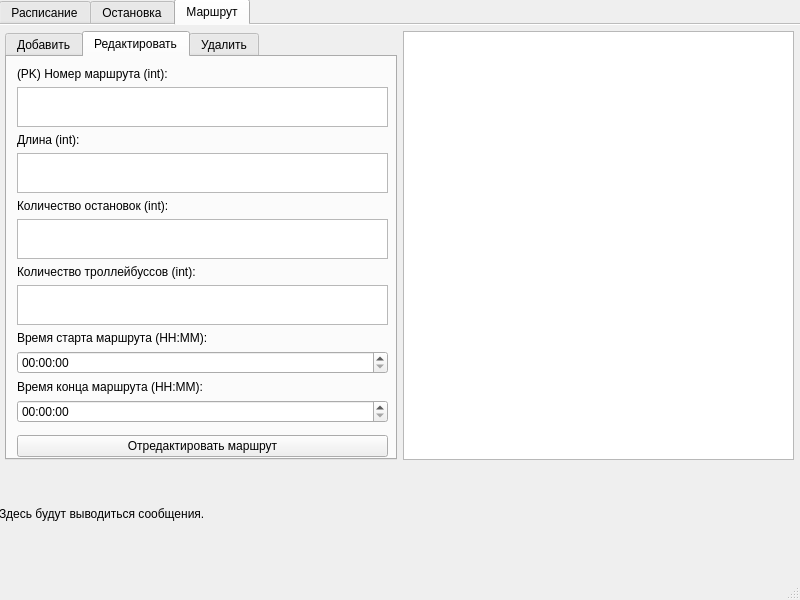
<?xml version="1.0" encoding="UTF-8"?>
<ui version="4.0">
 <class>MainWindow</class>
 <widget class="QMainWindow" name="MainWindow">
  <property name="windowModality">
   <enum>Qt::WindowModality::NonModal</enum>
  </property>
  <property name="geometry">
   <rect>
    <x>0</x>
    <y>0</y>
    <width>800</width>
    <height>600</height>
   </rect>
  </property>
  <property name="sizePolicy">
   <sizepolicy hsizetype="Fixed" vsizetype="Fixed">
    <horstretch>0</horstretch>
    <verstretch>0</verstretch>
   </sizepolicy>
  </property>
  <property name="minimumSize">
   <size>
    <width>800</width>
    <height>600</height>
   </size>
  </property>
  <property name="maximumSize">
   <size>
    <width>800</width>
    <height>600</height>
   </size>
  </property>
  <property name="windowTitle">
   <string>База данных троллейбусного депо</string>
  </property>
  <widget class="QWidget" name="centralwidget">
   <widget class="QWidget" name="verticalLayoutWidget">
    <property name="geometry">
     <rect>
      <x>-1</x>
      <y>-1</y>
      <width>801</width>
      <height>561</height>
     </rect>
    </property>
    <layout class="QVBoxLayout" name="verticalLayout" stretch="10,2">
     <item>
      <widget class="QTabWidget" name="DatabaseTab">
       <property name="currentIndex">
        <number>2</number>
       </property>
       <property name="iconSize">
        <size>
         <width>16</width>
         <height>16</height>
        </size>
       </property>
       <property name="documentMode">
        <bool>true</bool>
       </property>
       <widget class="QWidget" name="ArrivalTime">
        <attribute name="icon">
         <iconset>
          <normaloff>static/img/clock.png</normaloff>static/img/clock.png</iconset>
        </attribute>
        <attribute name="title">
         <string>Расписание</string>
        </attribute>
        <widget class="QWidget" name="horizontalWidget" native="true">
         <property name="geometry">
          <rect>
           <x>0</x>
           <y>0</y>
           <width>801</width>
           <height>441</height>
          </rect>
         </property>
         <layout class="QHBoxLayout" name="horizontalLayout" stretch="0,0">
          <property name="leftMargin">
           <number>6</number>
          </property>
          <property name="topMargin">
           <number>6</number>
          </property>
          <property name="rightMargin">
           <number>6</number>
          </property>
          <property name="bottomMargin">
           <number>6</number>
          </property>
          <item>
           <widget class="QTabWidget" name="ActionsArrival">
            <property name="currentIndex">
             <number>0</number>
            </property>
            <widget class="QWidget" name="AddArrivalWidget">
             <attribute name="title">
              <string>Добавить</string>
             </attribute>
             <widget class="QWidget" name="verticalLayoutWidget_2">
              <property name="geometry">
               <rect>
                <x>9</x>
                <y>9</y>
                <width>371</width>
                <height>391</height>
               </rect>
              </property>
              <layout class="QVBoxLayout" name="verticalLayout_2" stretch="0,0,0,0,0,0,0,0">
               <item>
                <widget class="QLabel" name="label_5">
                 <property name="text">
                  <string>(PK) Номер остановки (int):</string>
                 </property>
                </widget>
               </item>
               <item>
                <widget class="QPlainTextEdit" name="AddAIdBusstop"/>
               </item>
               <item>
                <widget class="QLabel" name="label_4">
                 <property name="text">
                  <string>(PK) Номер маршрута (int):</string>
                 </property>
                </widget>
               </item>
               <item>
                <widget class="QPlainTextEdit" name="AddAIdRoute"/>
               </item>
               <item>
                <widget class="QLabel" name="label_2">
                 <property name="text">
                  <string>Время прибытия маршрута на остановку (HH:MM):</string>
                 </property>
                </widget>
               </item>
               <item>
                <widget class="QTimeEdit" name="AddADate"/>
               </item>
               <item>
                <widget class="Line" name="line">
                 <property name="sizePolicy">
                  <sizepolicy hsizetype="Minimum" vsizetype="Fixed">
                   <horstretch>0</horstretch>
                   <verstretch>0</verstretch>
                  </sizepolicy>
                 </property>
                 <property name="orientation">
                  <enum>Qt::Orientation::Vertical</enum>
                 </property>
                </widget>
               </item>
               <item>
                <widget class="QPushButton" name="AddAButton">
                 <property name="text">
                  <string>Добавить время прибытия</string>
                 </property>
                </widget>
               </item>
              </layout>
             </widget>
            </widget>
            <widget class="QWidget" name="EditArrivalWidget">
             <attribute name="title">
              <string>Редактировать</string>
             </attribute>
             <widget class="QWidget" name="verticalLayoutWidget_3">
              <property name="geometry">
               <rect>
                <x>9</x>
                <y>9</y>
                <width>371</width>
                <height>391</height>
               </rect>
              </property>
              <layout class="QVBoxLayout" name="verticalLayout_3">
               <item>
                <widget class="QLabel" name="label_6">
                 <property name="text">
                  <string>(PK) Номер остановки (int):</string>
                 </property>
                </widget>
               </item>
               <item>
                <widget class="QPlainTextEdit" name="EditABusstop"/>
               </item>
               <item>
                <widget class="QLabel" name="label_9">
                 <property name="text">
                  <string>(PK) Номер маршрута (int):</string>
                 </property>
                </widget>
               </item>
               <item>
                <widget class="QPlainTextEdit" name="EditARoute"/>
               </item>
               <item>
                <widget class="QLabel" name="label_8">
                 <property name="text">
                  <string>Время прибытия маршрута на остановку (HH:MM):</string>
                 </property>
                </widget>
               </item>
               <item>
                <widget class="QTimeEdit" name="EditADate"/>
               </item>
               <item>
                <widget class="Line" name="line_2">
                 <property name="orientation">
                  <enum>Qt::Orientation::Vertical</enum>
                 </property>
                </widget>
               </item>
               <item>
                <widget class="QPushButton" name="EditAButton">
                 <property name="text">
                  <string>Отредактировать время прибытия</string>
                 </property>
                </widget>
               </item>
              </layout>
             </widget>
            </widget>
            <widget class="QWidget" name="DeleteArrivalWidget">
             <attribute name="title">
              <string>Удалить</string>
             </attribute>
             <widget class="QWidget" name="verticalLayoutWidget_4">
              <property name="geometry">
               <rect>
                <x>9</x>
                <y>9</y>
                <width>371</width>
                <height>391</height>
               </rect>
              </property>
              <layout class="QVBoxLayout" name="verticalLayout_4">
               <item>
                <widget class="QLabel" name="label_10">
                 <property name="text">
                  <string>(PK) Номер остановки (int):</string>
                 </property>
                </widget>
               </item>
               <item>
                <widget class="QPlainTextEdit" name="DeleteABusstop"/>
               </item>
               <item>
                <widget class="QLabel" name="label_11">
                 <property name="text">
                  <string>(PK) Номер маршрута (int):</string>
                 </property>
                </widget>
               </item>
               <item>
                <widget class="QPlainTextEdit" name="DeleteARoute"/>
               </item>
               <item>
                <widget class="Line" name="line_3">
                 <property name="orientation">
                  <enum>Qt::Orientation::Vertical</enum>
                 </property>
                </widget>
               </item>
               <item>
                <widget class="QPushButton" name="DeleteAButton">
                 <property name="text">
                  <string>Удалить время прибытия</string>
                 </property>
                </widget>
               </item>
              </layout>
             </widget>
            </widget>
           </widget>
          </item>
          <item>
           <widget class="QTableView" name="ArrivalTable"/>
          </item>
         </layout>
        </widget>
       </widget>
       <widget class="QWidget" name="Busstop">
        <property name="sizePolicy">
         <sizepolicy hsizetype="Preferred" vsizetype="Preferred">
          <horstretch>0</horstretch>
          <verstretch>0</verstretch>
         </sizepolicy>
        </property>
        <attribute name="icon">
         <iconset>
          <normaloff>static/img/busstop.png</normaloff>static/img/busstop.png</iconset>
        </attribute>
        <attribute name="title">
         <string>Остановка</string>
        </attribute>
        <widget class="QWidget" name="horizontalWidget_2" native="true">
         <property name="geometry">
          <rect>
           <x>0</x>
           <y>0</y>
           <width>801</width>
           <height>441</height>
          </rect>
         </property>
         <layout class="QHBoxLayout" name="horizontalLayout_3" stretch="0,0">
          <property name="leftMargin">
           <number>6</number>
          </property>
          <property name="topMargin">
           <number>6</number>
          </property>
          <property name="rightMargin">
           <number>6</number>
          </property>
          <property name="bottomMargin">
           <number>6</number>
          </property>
          <item>
           <widget class="QTabWidget" name="ActionsBusstop">
            <property name="currentIndex">
             <number>0</number>
            </property>
            <widget class="QWidget" name="AddBusstopWidget">
             <attribute name="title">
              <string>Добавить</string>
             </attribute>
             <widget class="QWidget" name="verticalLayoutWidget_8">
              <property name="geometry">
               <rect>
                <x>9</x>
                <y>9</y>
                <width>371</width>
                <height>391</height>
               </rect>
              </property>
              <layout class="QVBoxLayout" name="verticalLayout_8">
               <item>
                <widget class="QLabel" name="label_15">
                 <property name="text">
                  <string>(PK) Номер остановки (int):</string>
                 </property>
                </widget>
               </item>
               <item>
                <widget class="QPlainTextEdit" name="AddBBusstop"/>
               </item>
               <item>
                <widget class="QLabel" name="label_14">
                 <property name="text">
                  <string>Имя остановки (str):</string>
                 </property>
                </widget>
               </item>
               <item>
                <widget class="QPlainTextEdit" name="AddBName"/>
               </item>
               <item>
                <widget class="QLabel" name="label_13">
                 <property name="text">
                  <string>Занятость остановки (int):</string>
                 </property>
                </widget>
               </item>
               <item>
                <widget class="QPlainTextEdit" name="AddBBusyness"/>
               </item>
               <item>
                <widget class="QCheckBox" name="AddBIsRoof">
                 <property name="text">
                  <string>Наличие крыши</string>
                 </property>
                </widget>
               </item>
               <item>
                <widget class="Line" name="line_4">
                 <property name="orientation">
                  <enum>Qt::Orientation::Vertical</enum>
                 </property>
                </widget>
               </item>
               <item>
                <widget class="QPushButton" name="AddBButton">
                 <property name="text">
                  <string>Добавить остановку</string>
                 </property>
                </widget>
               </item>
              </layout>
             </widget>
            </widget>
            <widget class="QWidget" name="EditBusstopWidget">
             <attribute name="title">
              <string>Редактировать</string>
             </attribute>
             <widget class="QWidget" name="verticalLayoutWidget_9">
              <property name="geometry">
               <rect>
                <x>9</x>
                <y>9</y>
                <width>371</width>
                <height>391</height>
               </rect>
              </property>
              <layout class="QVBoxLayout" name="verticalLayout_9">
               <item>
                <widget class="QLabel" name="label_19">
                 <property name="text">
                  <string>(PK) Номер остановки (int):</string>
                 </property>
                </widget>
               </item>
               <item>
                <widget class="QPlainTextEdit" name="EditBBusstop"/>
               </item>
               <item>
                <widget class="QLabel" name="label_18">
                 <property name="text">
                  <string>Имя остановки (str):</string>
                 </property>
                </widget>
               </item>
               <item>
                <widget class="QPlainTextEdit" name="EditBName"/>
               </item>
               <item>
                <widget class="QLabel" name="label_17">
                 <property name="text">
                  <string>Занятость остановки (int):</string>
                 </property>
                </widget>
               </item>
               <item>
                <widget class="QPlainTextEdit" name="EditBBusyness"/>
               </item>
               <item>
                <widget class="QCheckBox" name="EditBIsRoof">
                 <property name="text">
                  <string>Наличие крыши</string>
                 </property>
                </widget>
               </item>
               <item>
                <widget class="Line" name="line_5">
                 <property name="orientation">
                  <enum>Qt::Orientation::Vertical</enum>
                 </property>
                </widget>
               </item>
               <item>
                <widget class="QPushButton" name="EditBButton">
                 <property name="text">
                  <string>Отредактировать остановку</string>
                 </property>
                </widget>
               </item>
              </layout>
             </widget>
            </widget>
            <widget class="QWidget" name="DeleteBusstopWidget">
             <attribute name="title">
              <string>Удалить</string>
             </attribute>
             <widget class="QWidget" name="verticalLayoutWidget_10">
              <property name="geometry">
               <rect>
                <x>9</x>
                <y>9</y>
                <width>371</width>
                <height>391</height>
               </rect>
              </property>
              <layout class="QVBoxLayout" name="verticalLayout_10">
               <item>
                <widget class="QLabel" name="label_20">
                 <property name="text">
                  <string>(PK) Номер остановки (int):</string>
                 </property>
                </widget>
               </item>
               <item>
                <widget class="QPlainTextEdit" name="DeleteBBusstop"/>
               </item>
               <item>
                <widget class="Line" name="line_6">
                 <property name="orientation">
                  <enum>Qt::Orientation::Vertical</enum>
                 </property>
                </widget>
               </item>
               <item>
                <widget class="QPushButton" name="DeleteBButton">
                 <property name="text">
                  <string>Удалить остановку</string>
                 </property>
                </widget>
               </item>
              </layout>
             </widget>
            </widget>
           </widget>
          </item>
          <item>
           <widget class="QTableView" name="BusstopsTable"/>
          </item>
         </layout>
        </widget>
       </widget>
       <widget class="QWidget" name="Route">
        <attribute name="icon">
         <iconset>
          <normaloff>static/img/trolleybus.png</normaloff>static/img/trolleybus.png</iconset>
        </attribute>
        <attribute name="title">
         <string>Маршрут</string>
        </attribute>
        <widget class="QWidget" name="horizontalWidget_3" native="true">
         <property name="geometry">
          <rect>
           <x>0</x>
           <y>0</y>
           <width>801</width>
           <height>441</height>
          </rect>
         </property>
         <layout class="QHBoxLayout" name="horizontalLayout_4" stretch="0,0">
          <property name="leftMargin">
           <number>6</number>
          </property>
          <property name="topMargin">
           <number>6</number>
          </property>
          <property name="rightMargin">
           <number>6</number>
          </property>
          <property name="bottomMargin">
           <number>6</number>
          </property>
          <item>
           <widget class="QTabWidget" name="ActionsRoute">
            <property name="currentIndex">
             <number>1</number>
            </property>
            <widget class="QWidget" name="AddRouteWidget">
             <attribute name="title">
              <string>Добавить</string>
             </attribute>
             <widget class="QWidget" name="verticalLayoutWidget_11">
              <property name="geometry">
               <rect>
                <x>10</x>
                <y>10</y>
                <width>371</width>
                <height>381</height>
               </rect>
              </property>
              <layout class="QVBoxLayout" name="verticalLayout_11">
               <item>
                <widget class="QLabel" name="label_25">
                 <property name="text">
                  <string>(PK) Номер маршрута (int):</string>
                 </property>
                </widget>
               </item>
               <item>
                <widget class="QPlainTextEdit" name="AddRRoute"/>
               </item>
               <item>
                <widget class="QLabel" name="label_24">
                 <property name="text">
                  <string>Длина (int):</string>
                 </property>
                </widget>
               </item>
               <item>
                <widget class="QPlainTextEdit" name="AddRLength"/>
               </item>
               <item>
                <widget class="QLabel" name="label_23">
                 <property name="text">
                  <string>Количество остановок (int):</string>
                 </property>
                </widget>
               </item>
               <item>
                <widget class="QPlainTextEdit" name="AddRNumOfBusstops"/>
               </item>
               <item>
                <widget class="QLabel" name="label_21">
                 <property name="text">
                  <string>Количество троллейбуссов (int):</string>
                 </property>
                </widget>
               </item>
               <item>
                <widget class="QPlainTextEdit" name="AddRNumOfTrolleybusses"/>
               </item>
               <item>
                <widget class="QLabel" name="label">
                 <property name="text">
                  <string>Время старта маршрута (HH:MM):</string>
                 </property>
                </widget>
               </item>
               <item>
                <widget class="QTimeEdit" name="AddRStart"/>
               </item>
               <item>
                <widget class="QLabel" name="label_22">
                 <property name="text">
                  <string>Время конца маршрута (HH:MM):</string>
                 </property>
                </widget>
               </item>
               <item>
                <widget class="QTimeEdit" name="AddRFinish"/>
               </item>
               <item>
                <widget class="Line" name="line_7">
                 <property name="orientation">
                  <enum>Qt::Orientation::Vertical</enum>
                 </property>
                </widget>
               </item>
               <item>
                <widget class="QPushButton" name="AddRButton">
                 <property name="text">
                  <string>Добавить маршрут</string>
                 </property>
                </widget>
               </item>
              </layout>
             </widget>
            </widget>
            <widget class="QWidget" name="EditRouteWidget">
             <attribute name="title">
              <string>Редактировать</string>
             </attribute>
             <widget class="QWidget" name="verticalLayoutWidget_12">
              <property name="geometry">
               <rect>
                <x>10</x>
                <y>10</y>
                <width>371</width>
                <height>391</height>
               </rect>
              </property>
              <layout class="QVBoxLayout" name="verticalLayout_12">
               <item>
                <widget class="QLabel" name="label_30">
                 <property name="text">
                  <string>(PK) Номер маршрута (int):</string>
                 </property>
                </widget>
               </item>
               <item>
                <widget class="QPlainTextEdit" name="EditRRoute"/>
               </item>
               <item>
                <widget class="QLabel" name="label_29">
                 <property name="text">
                  <string>Длина (int):</string>
                 </property>
                </widget>
               </item>
               <item>
                <widget class="QPlainTextEdit" name="EditRLength"/>
               </item>
               <item>
                <widget class="QLabel" name="label_28">
                 <property name="text">
                  <string>Количество остановок (int):</string>
                 </property>
                </widget>
               </item>
               <item>
                <widget class="QPlainTextEdit" name="EditRNumOfBusstops"/>
               </item>
               <item>
                <widget class="QLabel" name="label_27">
                 <property name="text">
                  <string>Количество троллейбуссов (int):</string>
                 </property>
                </widget>
               </item>
               <item>
                <widget class="QPlainTextEdit" name="EditRNumOfTrolleybusses"/>
               </item>
               <item>
                <widget class="QLabel" name="label_3">
                 <property name="text">
                  <string>Время старта маршрута (HH:MM):</string>
                 </property>
                </widget>
               </item>
               <item>
                <widget class="QTimeEdit" name="EditRStart"/>
               </item>
               <item>
                <widget class="QLabel" name="label_26">
                 <property name="text">
                  <string>Время конца маршрута (HH:MM):</string>
                 </property>
                </widget>
               </item>
               <item>
                <widget class="QTimeEdit" name="EditRFinish"/>
               </item>
               <item>
                <widget class="Line" name="line_8">
                 <property name="orientation">
                  <enum>Qt::Orientation::Vertical</enum>
                 </property>
                </widget>
               </item>
               <item>
                <widget class="QPushButton" name="EditRButton">
                 <property name="text">
                  <string>Отредактировать маршрут</string>
                 </property>
                </widget>
               </item>
              </layout>
             </widget>
            </widget>
            <widget class="QWidget" name="DeleteRouteWidget">
             <attribute name="title">
              <string>Удалить</string>
             </attribute>
             <widget class="QWidget" name="verticalLayoutWidget_13">
              <property name="geometry">
               <rect>
                <x>9</x>
                <y>9</y>
                <width>371</width>
                <height>391</height>
               </rect>
              </property>
              <layout class="QVBoxLayout" name="verticalLayout_13">
               <item>
                <widget class="QLabel" name="label_31">
                 <property name="text">
                  <string>(PK) Номер маршрута (int):</string>
                 </property>
                </widget>
               </item>
               <item>
                <widget class="QPlainTextEdit" name="DeleteRRoute"/>
               </item>
               <item>
                <widget class="Line" name="line_9">
                 <property name="orientation">
                  <enum>Qt::Orientation::Vertical</enum>
                 </property>
                </widget>
               </item>
               <item>
                <widget class="QPushButton" name="DeleteRButton">
                 <property name="text">
                  <string>Удалить маршрут</string>
                 </property>
                </widget>
               </item>
              </layout>
             </widget>
            </widget>
           </widget>
          </item>
          <item>
           <widget class="QTableView" name="RouteTable"/>
          </item>
         </layout>
        </widget>
       </widget>
      </widget>
     </item>
     <item>
      <widget class="QLabel" name="Console">
       <property name="text">
        <string>Здесь будут выводиться сообщения.</string>
       </property>
       <property name="wordWrap">
        <bool>true</bool>
       </property>
      </widget>
     </item>
    </layout>
   </widget>
  </widget>
  <widget class="QStatusBar" name="statusbar"/>
  <widget class="QMenuBar" name="menubar">
   <property name="geometry">
    <rect>
     <x>0</x>
     <y>0</y>
     <width>800</width>
     <height>33</height>
    </rect>
   </property>
  </widget>
 </widget>
 <resources/>
 <connections/>
</ui>
